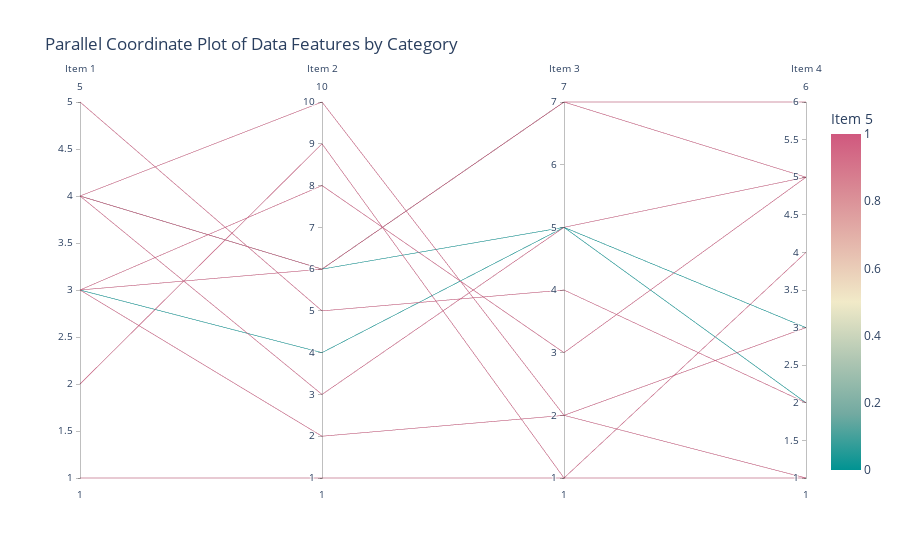

Notebook source saved alongside this figure:
### Code cell
import pandas as pd
import plotly.express as px
import matplotlib.pyplot as plt 

# Load the dataset
df = pd.read_csv("D:\Downloads\Tutorial5Ex6.csv")

# --- Data Preparation ---
# Assuming the last column is the categorical one for coloring (e.g., 'Category')
# You may need to replace 'Category' with the actual name of your categorical column.
categorical_column_name = df.columns[-1]

# Identify the numerical columns to be used as parallel axes
# This selects all columns EXCEPT the last one
numerical_features = df.columns[:-1]

# --- Create the Parallel Coordinate Plot ---
# This plot maps each row (data point) as a line, with its coordinates determined 
# by the values on the respective feature axes.
fig = px.parallel_coordinates(
    df,
    # The dimensions argument specifies which columns become the parallel axes
    dimensions=numerical_features,
    # The color argument maps a categorical column to the line color
    color=categorical_column_name,
    color_continuous_scale=px.colors.diverging.Tealrose, # Customize color scheme
    title="Parallel Coordinate Plot of Data Features by Category"
)

# Display the interactive plot
fig.show()

### Figure 1 — Plotly figure (JSON) as saved in the notebook; plotly's stock layout.template omitted (floating-point values rounded to 4 significant figures)
{"data": [{"dimensions": [{"label": "Item 1", "values": [3, 4, 4, 1, 3, 4, 3, 5, 2, 4, 3]}, {"label": "Item 2", "values": [6, 3, 6, 1, 2, 6, 8, 5, 9, 10, 4]}, {"label": "Item 3", "values": [7, 5, 7, 1, 2, 5, 3, 4, 1, 2, 5]}, {"label": "Item 4", "values": [5, 5, 6, 4, 1, 3, 5, 2, 1, 3, 2]}], "domain": {"x": [0, 1], "y": [0, 1]}, "line": {"color": [1, 1, 1, 1, 1, 0, 1, 1, 1, 1, 0], "coloraxis": "coloraxis"}, "name": "", "type": "parcoords"}], "layout": {"coloraxis": {"colorbar": {"title": {"text": "Item 5"}}, "colorscale": [[0, "rgb(0, 147, 146)"], [0.1667, "rgb(114, 170, 161)"], [0.3333, "rgb(177, 199, 179)"], [0.5, "rgb(241, 234, 200)"], [0.6667, "rgb(229, 185, 173)"], [0.8333, "rgb(217, 137, 148)"], [1, "rgb(208, 88, 126)"]]}, "legend": {"tracegroupgap": 0}, "title": {"text": "Parallel Coordinate Plot of Data Features by Category"}}}
